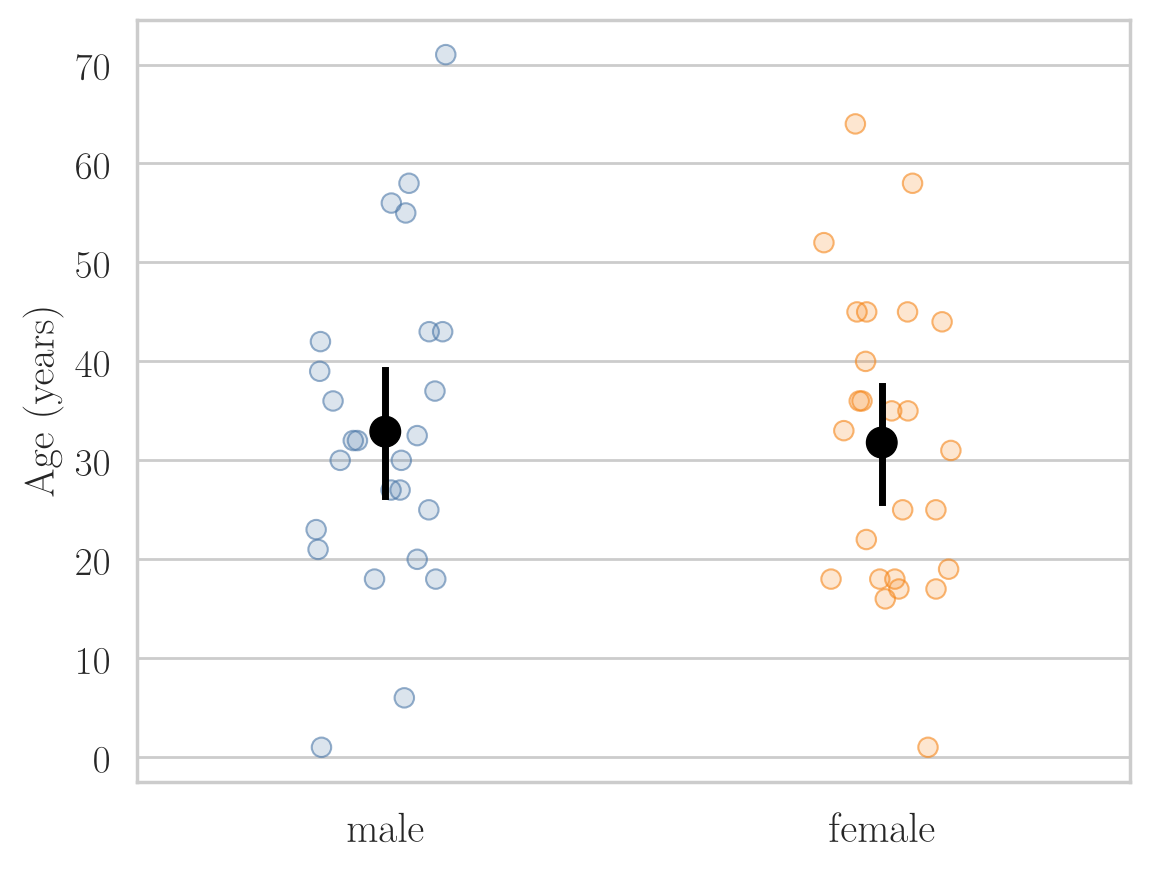

Reproduce this figure in Python.
"""Titanic: random samples of 25 male and 25 female ages (random_state=5), each dot one passenger, with the
sample mean and its 95% confidence interval."""
from pathlib import Path
import pandas as pd
import seaborn as sns
import seaborn.objects as so

here = Path(__file__).parent
data = here.parent / "data"
t = pd.concat([pd.read_csv(data / "titanic_train.csv"), pd.read_csv(data / "titanic_test.csv")])
male = t[t.Sex == "male"].Age.dropna().reset_index(drop=True).sample(25, random_state=5)
female = t[t.Sex == "female"].Age.dropna().reset_index(drop=True).sample(25, random_state=5)
df = pd.concat([pd.DataFrame({"Sex": "male", "Age": male}), pd.DataFrame({"Sex": "female", "Age": female})],
               ignore_index=True)
THEME = {**sns.axes_style("whitegrid"), "font.family": "Latin Modern Roman", "font.size": 15,
         "axes.labelsize": 15, "xtick.labelsize": 15, "ytick.labelsize": 14}
plot = (
    so.Plot(df, x="Sex", y="Age")
    .add(so.Dots(pointsize=7, alpha=0.6), so.Jitter(0.35, seed=0), color="Sex", legend=False)
    .add(so.Range(color="black", linewidth=2.5), so.Est("mean", errorbar=("ci", 95), seed=0))
    .add(so.Dot(color="black", pointsize=11), so.Agg("mean"))
    .scale(color={"male": "#4C78A8", "female": "#F58518"})
    .label(x="", y="Age (years)", color="")
    .layout(size=(6, 4.6))
    .theme(THEME)
)
plot.save(here / "titanic_sex_age.png", dpi=200, bbox_inches="tight")
plot.save(here / "titanic_sex_age.pdf", bbox_inches="tight")
